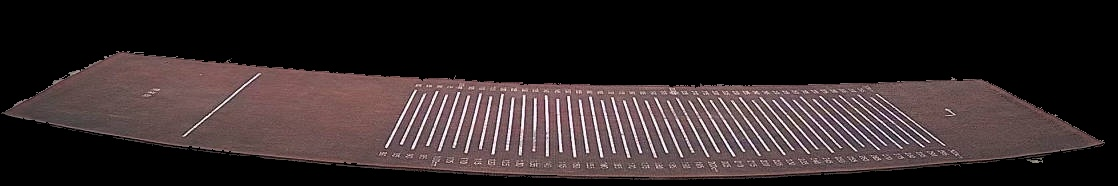
#> input picture sport_demo1/img/onlyRedArea.jpg, 1118 x 186 px, found by its file name
$ python connectedComponent.py
#> lines starting #> are read from the running program, lines starting #| are printed output that depends on the picture; after the words box and inside, x2 and y2 are one past the last pixel; in counts of white or black regions, pixels touching at a corner belong together
import cv2
import numpy as np

# 读取图像
image = cv2.imread(r'D:\user\work\sport\sport_demo1\img\onlyRedArea.jpg')
#> image is the input picture: shape (186, 1118, 3); mean B, G, R 40.4, 39.7, 50.1

# 将图像转换为灰度图像
gray = cv2.cvtColor(image, cv2.COLOR_BGR2GRAY)
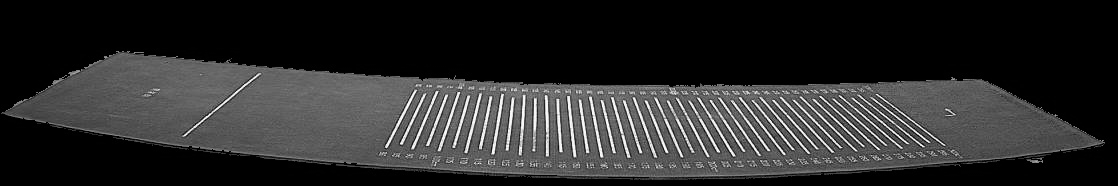
#> gray: shape (186, 1118); min 0, max 254, mean 42.9

# 对灰度图像进行二值化处理
ret, thresh = cv2.threshold(gray, 140, 255, cv2.THRESH_BINARY)
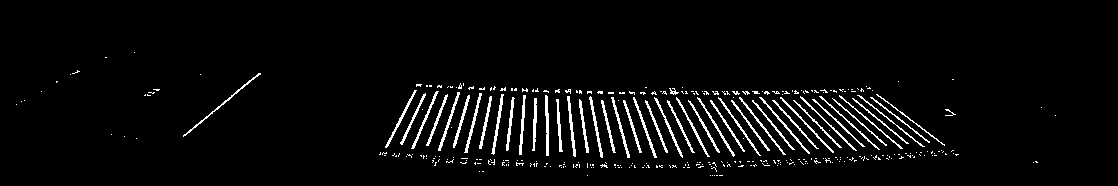
#> thresh: shape (186, 1118); 3.9% white in thin lines or dots, all inside (x1, y1, x2, y2) = (16, 52, 1056, 176)

# 查找图像中的轮廓
contours, hierarchy = cv2.findContours(thresh, cv2.RETR_EXTERNAL, cv2.CHAIN_APPROX_SIMPLE)
#> contours = 344 contours, 298 with area under 20; largest, box (x1, y1, x2, y2) and area: (545, 95, 549, 156) 122, (491, 94, 504, 155) 114, (567, 96, 576, 157) 114, (438, 92, 460, 151) 113, (464, 93, 482, 153) 112

# 定义面积阈值范围
min_area = 20  # 最小面积
max_area = 200  # 最大面积

# 新建一个全黑图像，用于绘制保留的轮廓
result = np.zeros_like(image)

# 在新图像上绘制符合面积范围的轮廓
for contour in contours:
    area = cv2.contourArea(contour)
    if min_area < area < max_area:
        cv2.drawContours(result, [contour], -1, (255, 255, 255), cv2.FILLED)
#> this loop made 344 passes
#> area on passes 206 to 208: 68, 76, 80
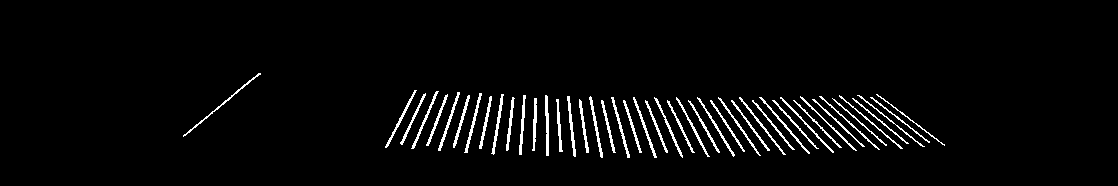
#> result: shape (186, 1118, 3); 3.3% white in thin lines or dots, all inside (x1, y1, x2, y2) = (183, 73, 945, 158)

# 将保留的轮廓作为掩码，从原始图像中提取对应区域
result = cv2.cvtColor(result, cv2.COLOR_BGR2GRAY)
masked_image = cv2.bitwise_and(image, image, mask=result)
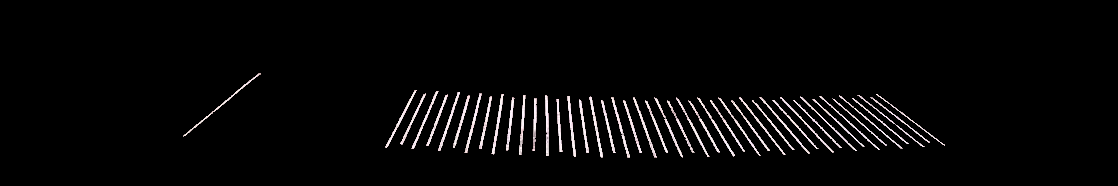
#> masked_image: shape (186, 1118, 3); mean B, G, R 7.2, 7.1, 7.6

# 显示结果
cv2.imshow('Result', masked_image)
# cv2.imwrite('../img/onlyRuler.jpg',masked_image)

cv2.waitKey(0)
cv2.destroyAllWindows()
